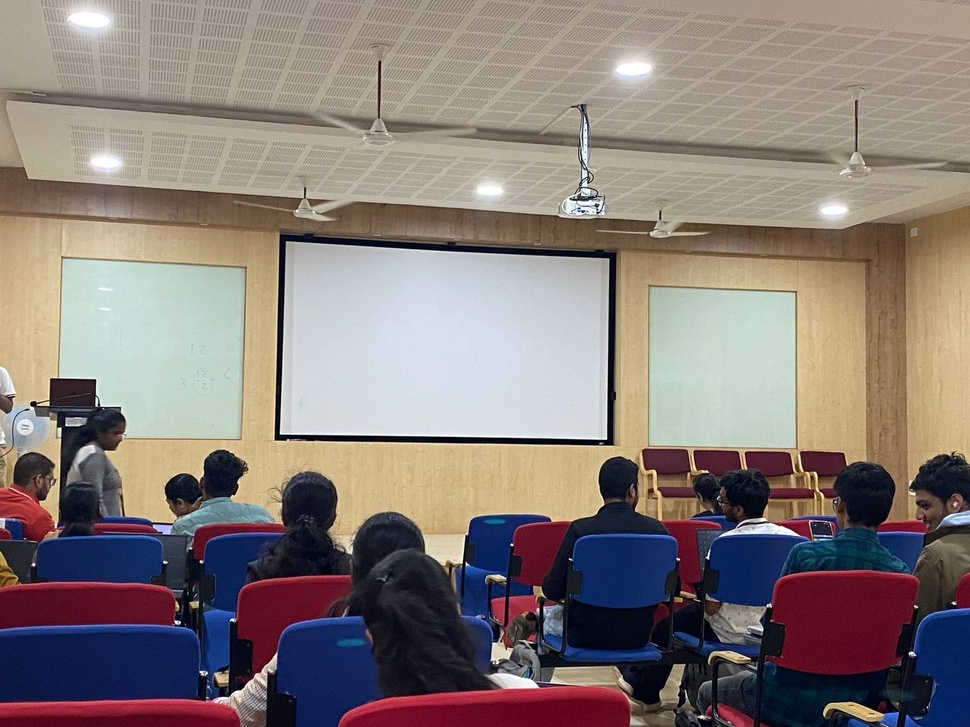
#> input picture class/images/class_photo.jpg, 970 x 727 px, shrunk from 1280 x 960 before the run
$ jupyter execute img_processing.ipynb
#> lines starting #> are read from the running program, lines starting #| are printed output that depends on the picture
[cell 1]
import numpy as np
import cv2
import matplotlib.pyplot as plt

[cell 2]
def convtiounal(image, kernal):
    output = np.zeros(np.array(image.shape) - 2)
    for x in range(1, image.shape[0] - 1):
        for y in range(1, image.shape[1] - 1):
            part_image = image[x - 1 : x + 2, y - 1 : y + 2] * kernal
            sum = np.sum(part_image)
            output[x - 1, y - 1] = sum
    return output // 9

[cell 3]
class_image = cv2.imread("images/class_photo.jpg", 0)
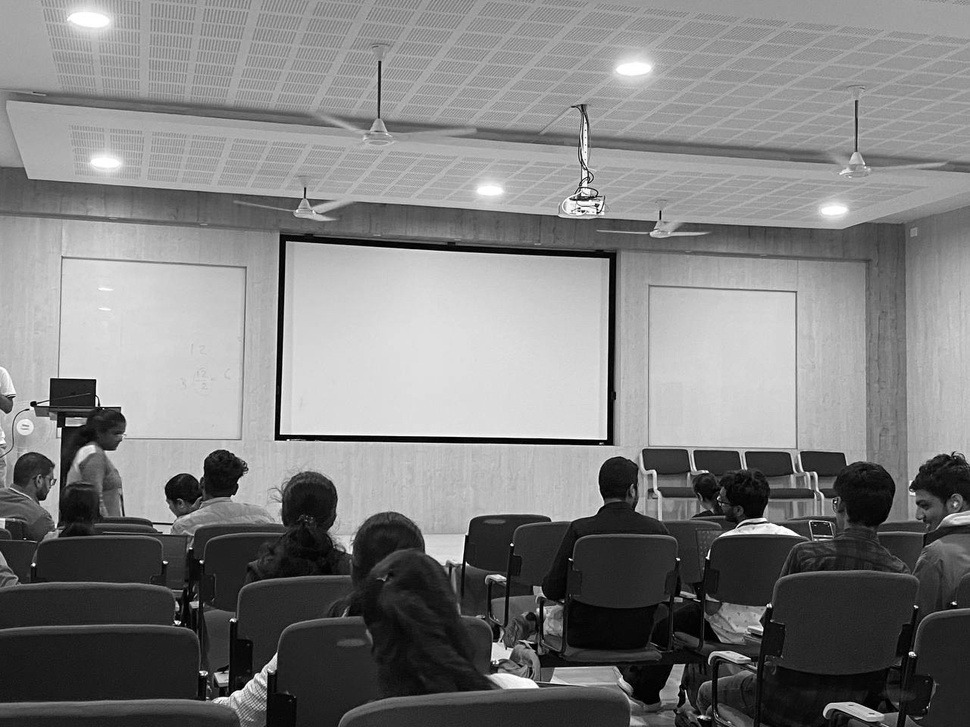
#> class_image: shape (727, 970); min 0, max 255, mean 126.5
print(class_image)
#> (printed output is left out)
cv2.imshow("class photo", class_image)
cv2.waitKey(0)
cv2.destroyAllWindows()
kernal = np.ones((3, 3))
print(kernal)
output = convtiounal(class_image, kernal)
print(output)
#> (printed output is left out)
cv2.imshow("class photo", output)
cv2.waitKey(0)
cv2.destroyAllWindows()


$ run again, with class/images/base_img.jpg copied over class/images/class_photo.jpg
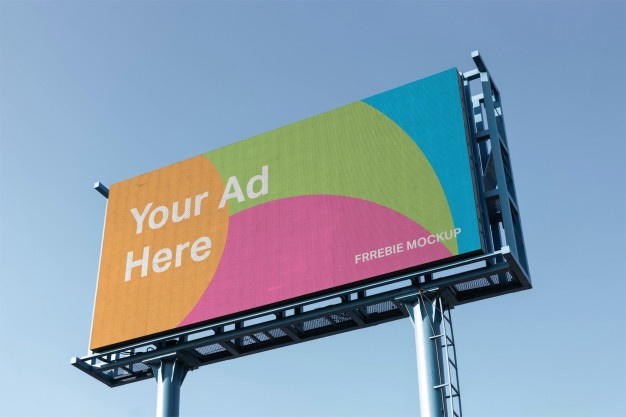
#> input picture class/images/base_img.jpg, 626 x 417 px
#> `class_image = cv2.imread("images/class_photo.jpg", 0)`:
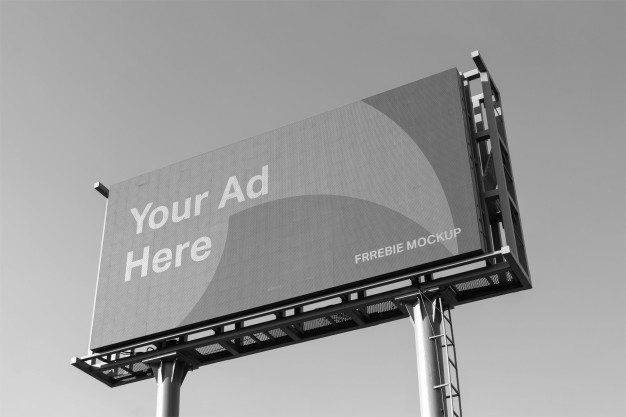
#> class_image: shape (417, 626); min 0, max 255, mean 154.3
#> (printed output is left out)
#> after the loop in convtiounal, `for x in range(1, image.shape[0] - 1):`:
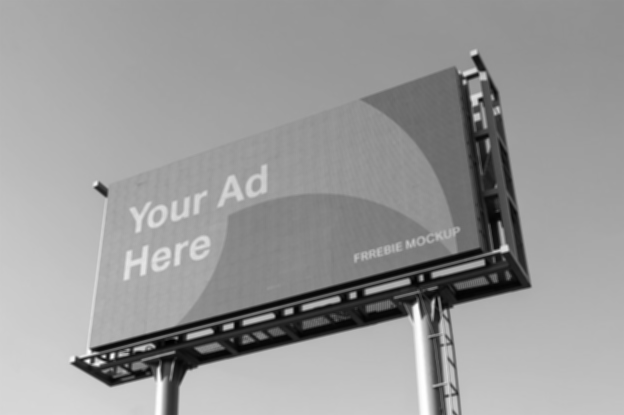
#> output: shape (415, 624) float64; min 27, max 2280, mean 1386.9; drawn with min black and max white
#> (printed output is left out)

$ run again, with class/images/lef2t.jpg copied over class/images/class_photo.jpg
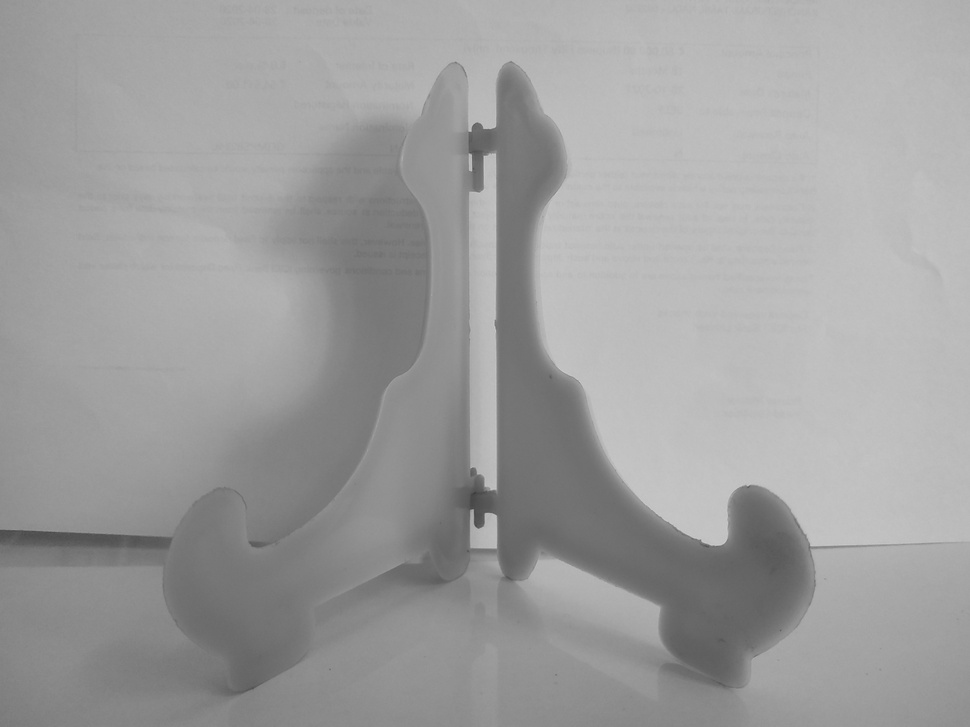
#> input picture class/images/lef2t.jpg, 970 x 727 px, shrunk from 4000 x 3000 before the run
#> class_image is the input picture: shape (727, 970); min 59, max 205, mean 158.1
#> (printed output is left out)
#> after the loop in convtiounal, `for x in range(1, image.shape[0] - 1):`:
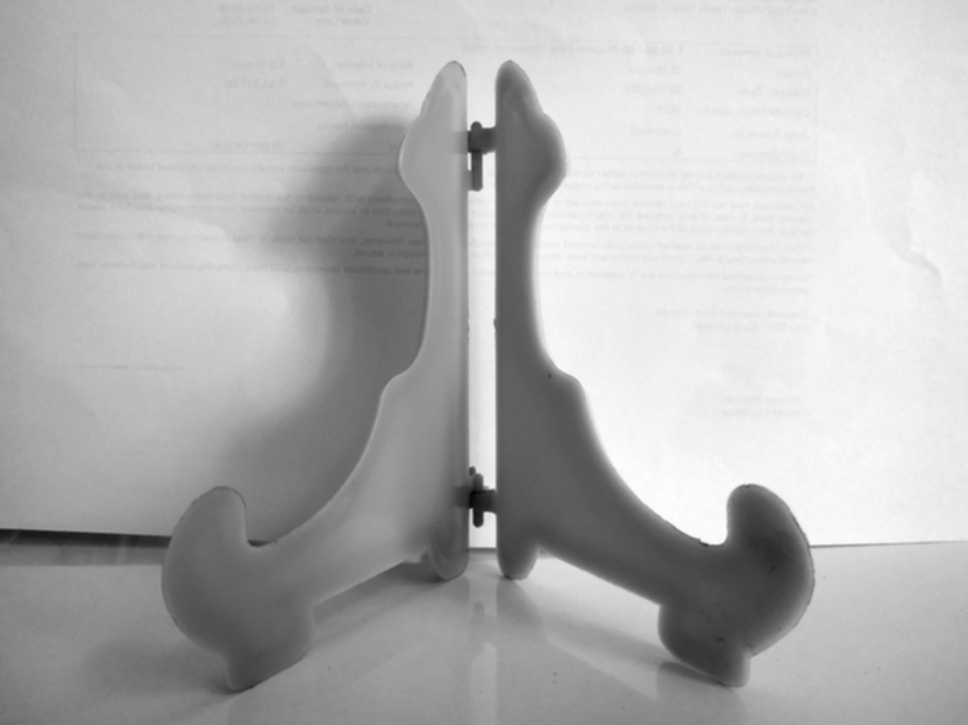
#> output: shape (725, 968) float64; min 608, max 1769, mean 1423; drawn with min black and max white
#> (printed output is left out)

$ run again, with class/images/modi.jpg copied over class/images/class_photo.jpg
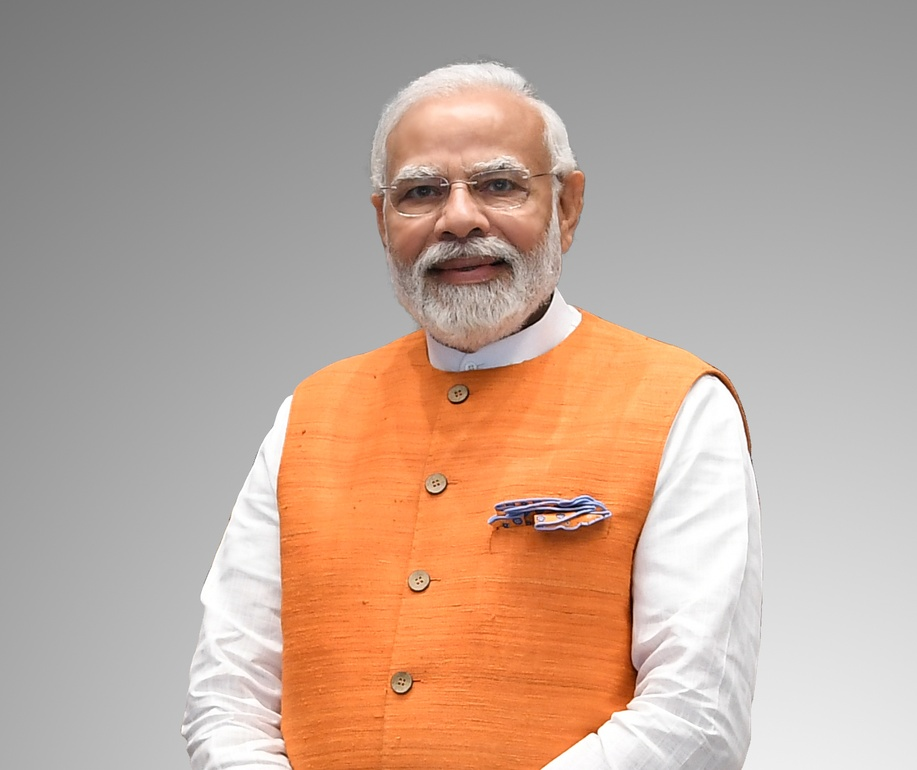
#> input picture class/images/modi.jpg, 917 x 770 px, shrunk from 1431 x 1202 before the run
#> `class_image = cv2.imread("images/class_photo.jpg", 0)`:
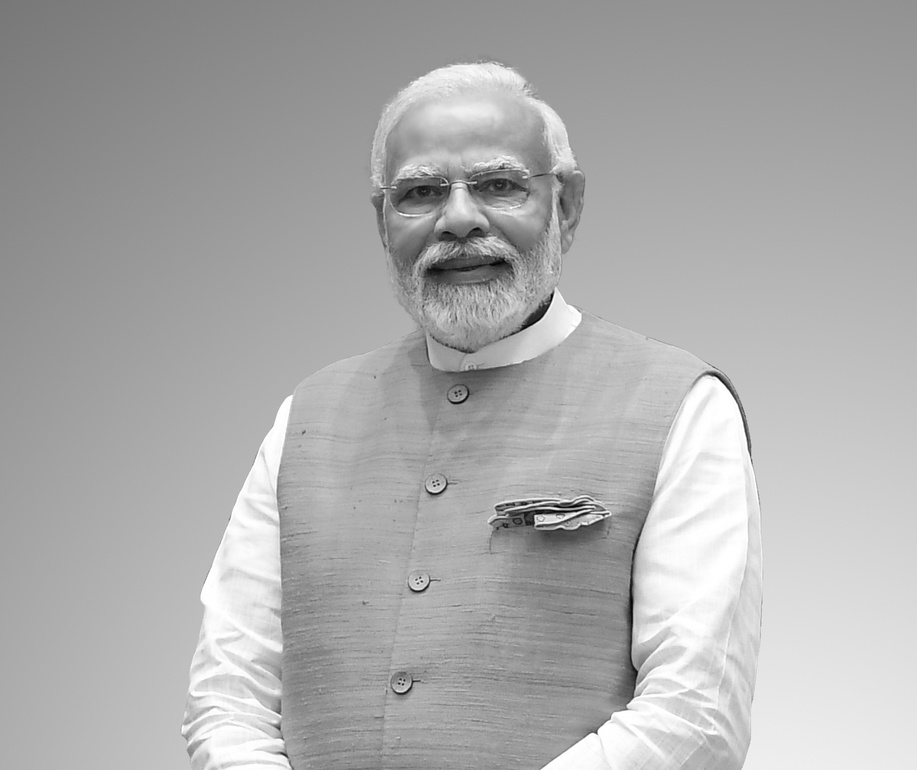
#> class_image: shape (770, 917); min 0, max 255, mean 172.4
#> (printed output is left out)
#> (printed output is left out)
